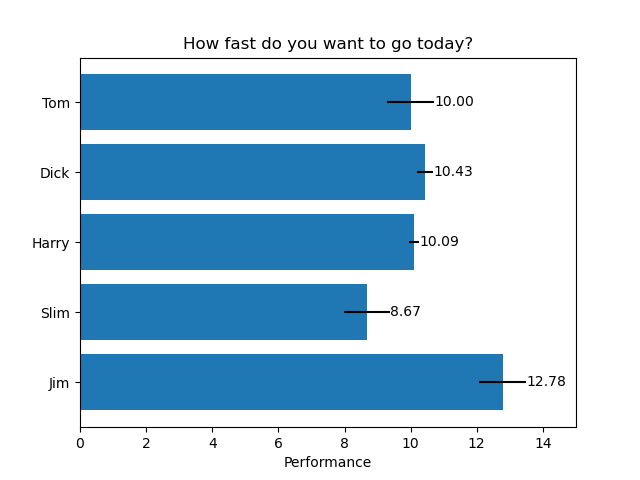

Source code (Python):
# 引入所需库
import matplotlib.pyplot as plt
import numpy as np

# 设置随机种子
np.random.seed(19680801)

# 定义数据
people = ('Tom', 'Dick', 'Harry', 'Slim', 'Jim')
y_pos = np.arange(len(people))
performance = 3 + 10 * np.random.rand(len(people))
error = np.random.rand(len(people))

fig, ax = plt.subplots()
# 绘制水平条形图
hbars = ax.barh(y_pos, performance, xerr=error, align='center')
# 设置y轴标签
ax.set_yticks(y_pos, labels=people)
# 反转y轴
ax.invert_yaxis()
# 设置x轴标签
ax.set_xlabel('Performance')
# 设置图表标题
ax.set_title('How fast do you want to go today?')

#  添加数据标签
ax.bar_label(hbars, fmt='%.2f')
# 设置x轴限制
ax.set_xlim(right=15)

plt.show()
